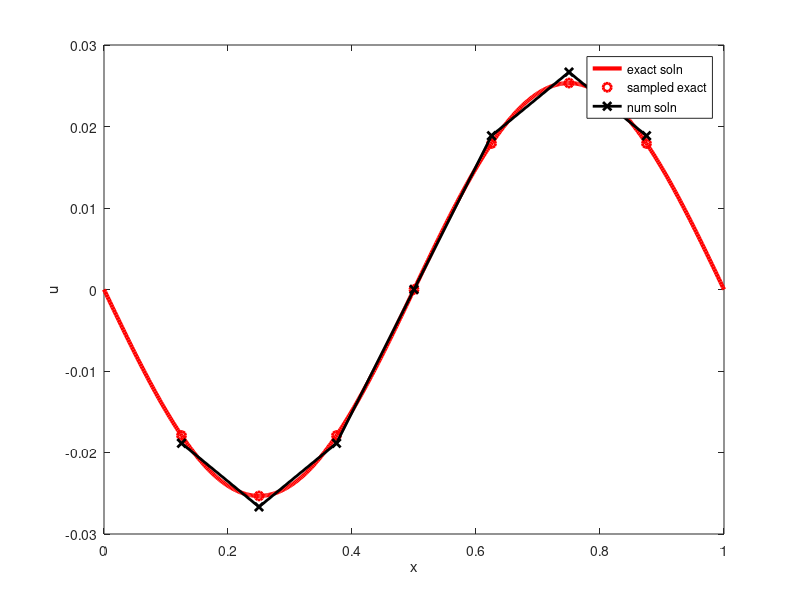
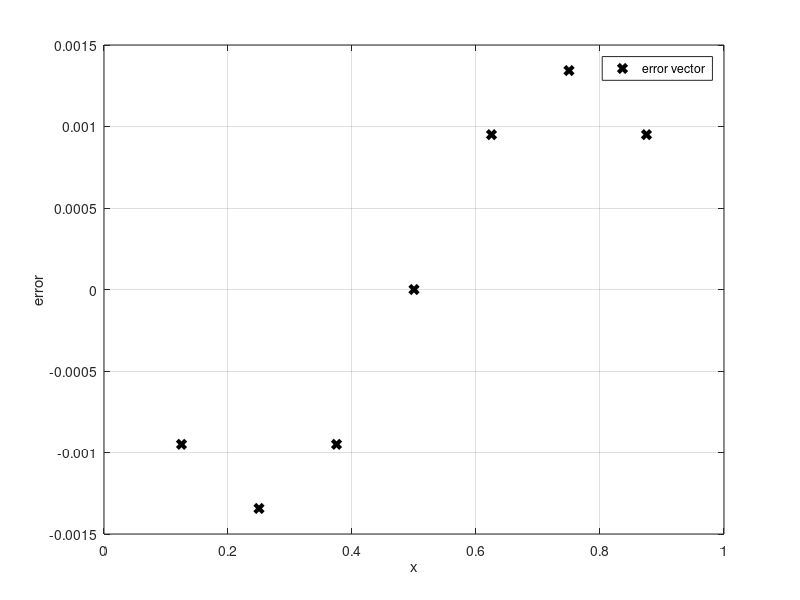

Write the MATLAB code that produced these figures, in order.
%% solve a BVP on x \in [0, 1]
% Resulting error is 2nd-order (numerical evidence).
% But this does not follow directly from 2nd-order LTE.

h = 1/8;

x = (h:h:(1-h))';   % interior pts

m = length(x);

e = ones(1, m)';
Dxx = spdiags([e -2*e e], [-1 0 1], m, m);

%full(Dxx)

Dxx = Dxx/h^2;

% RHS function
%f = exp(x) .* sin(4*pi*x);
f = sin(2*pi*x);

% exact soln for comparing/plotting
uex = -1/(4*pi^2)*sin(2*pi*x);
xfine = linspace(0, 1, 512);
uexfine = -1/(4*pi^2)*sin(2*pi*xfine);

% solve Dxx*U = F for U
u = Dxx \ f;

figure(1); clf;
plot(xfine, uexfine, 'r-', 'linewidth', 3);
hold on;
plot(x, uex, 'ro', 'linewidth', 2);
plot(x, u, 'kx-', 'linewidth', 2);

xlabel('x'); ylabel('u');
legend('exact soln', 'sampled exact', 'num soln');


err = max(abs(u - uex))


figure(2); clf;
plot(x, u - uex, 'kx', 'linewidth', 3);
xlabel('x'); ylabel('error');
legend('error vector')
grid on


%% Can also look at stability
% two-norm of the matrix inverse: seems bounded while changing h...
norm_inv = norm(inv(full(Dxx)),2)
% ... because the smallest-in-magnitude eigenvalue of Dxx if
% bounded away from zero (in fact close to pi^2 as in lecture)
min_eigval = min(abs(eig(full(Dxx))))
